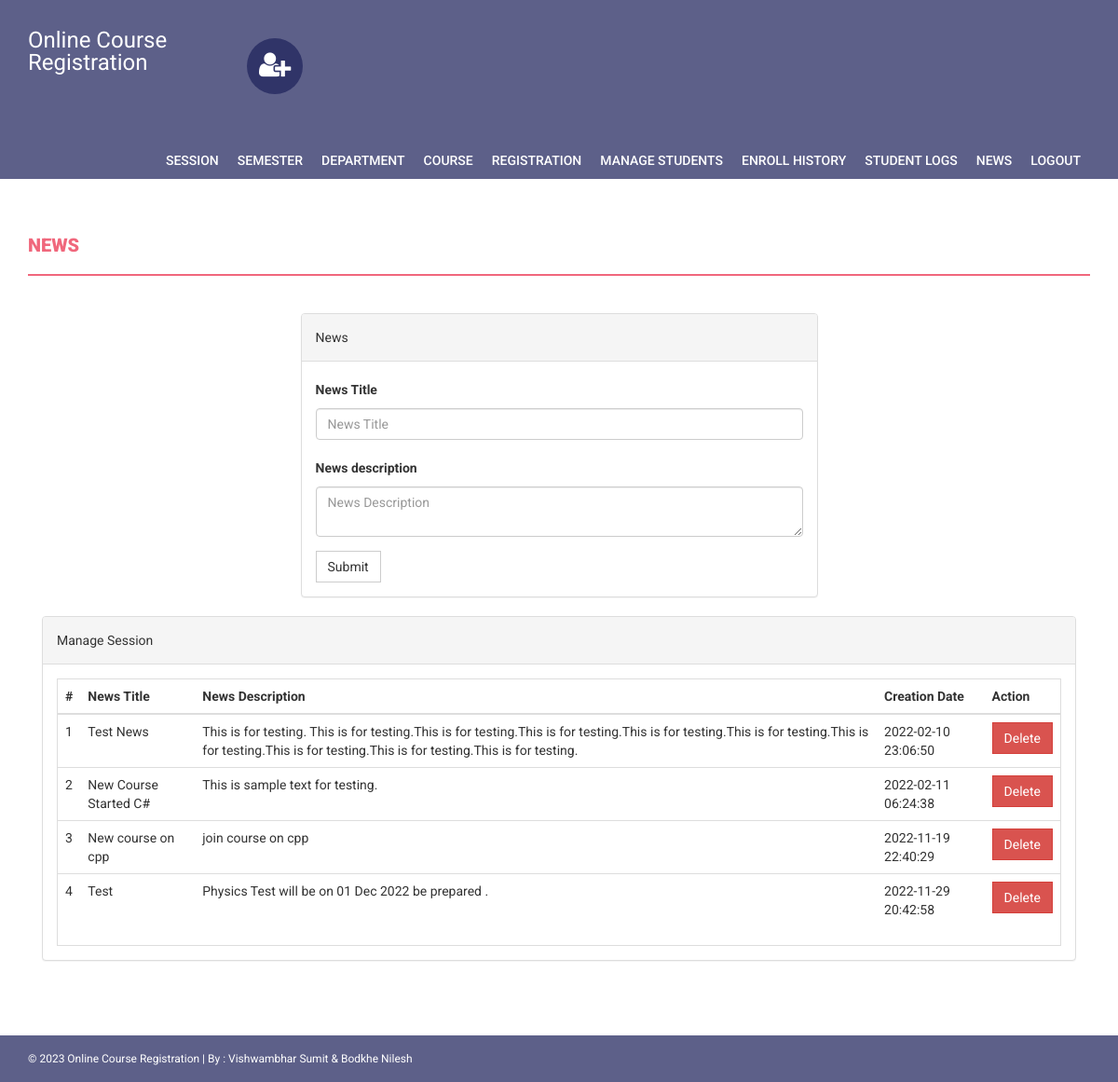
/onlinecourse/admin/news.php (signed in), run on the app's committed database.
### tables this page shows
CREATE TABLE IF NOT EXISTS `news` (
  `id` int(11) NOT NULL AUTO_INCREMENT,
  `newstitle` varchar(255) DEFAULT NULL,
  `newsDescription` mediumtext,
  `postingDate` timestamp NULL DEFAULT CURRENT_TIMESTAMP,
  PRIMARY KEY (`id`)
);

### onlinecourse/admin/news.php (the view, shortened to what this page needs)
<?php
if(strlen($_SESSION['alogin'])==0)
    {
header('location:index.php');
}else{
?>
<!DOCTYPE html>
<html xmlns="http://www.w3.org/1999/xhtml">
<head>
    <link href="../assets/css/bootstrap.css" rel="stylesheet" />
    <link href="../assets/css/font-awesome.css" rel="stylesheet" />
    <link href="../assets/css/style.css" rel="stylesheet" />
</head>
<body>
<?php include('includes/header.php');?>
<?php if($_SESSION['alogin']!="")
{
 include('includes/menubar.php');
}
 ?>
    <div class="content-wrapper">
        <div class="container">
              <div class="row">
                    <div class="col-md-12">
                        <h1 class="page-head-line">News  </h1>
                    </div>
                </div>
                <div class="row" >
                  <div class="col-md-3"></div>
                    <div class="col-md-6">
                        <div class="panel panel-default">
                        <div class="panel-heading">
                           News
                        </div>
                        <div class="panel-body">
                       <form name="dept" method="post">
   <div class="form-group">
    <label for="department">News Title </label>
    <input type="text" class="form-control" id="newstitle" name="newstitle" placeholder="News Title" required />
  </div>
     <div class="form-group">
    <label for="department">News description </label>
    <textarea class="form-control" id="description" name="description" placeholder="News Description" required></textarea>
  </div>
 <button type="submit" name="submit" class="btn btn-default">Submit</button>
</form>
                            </div>
                            </div>
                    </div>
                </div>
                <div class="col-md-12">
                    <div class="panel panel-default">
                        <div class="panel-heading">
                            Manage Session
                        </div>
                        <div class="panel-body">
                            <div class="table-responsive table-bordered">
                                <table class="table">
                                    <thead>
                                        <tr>
                                            <th>#</th>
                                            <th>News Title</th>
                                            <th>News Description</th>
                                            <th>Creation Date</th>
                                            <th>Action</th>
                                        </tr>
                                    </thead>
                                    <tbody>
<?php
$sql=mysqli_query($con,"select * from news");
$cnt=1;
while($row=mysqli_fetch_array($sql))
{
?>
                                        <tr>
                                            <td><?php echo $cnt;?></td>
                                            <td><?php echo htmlentities($row['newstitle']);?></td>
                                            <td><?php echo htmlentities($row['newsDescription']);?></td>
                                            <td><?php echo htmlentities($row['postingDate']);?></td>
                                            <td>
  <a href="news.php?id=<?php echo $row['id']?>&del=delete" onClick="return confirm('Are you sure you want to delete?')">
                                            <button class="btn btn-danger">Delete</button>
</a>
                                            </td>
                                        </tr>
<?php
$cnt++;
} ?>
                                    </tbody>
                                </table>
                            </div>
                        </div>
                    </div>
                </div>
            </div>
        </div>
  <?php include('../includes/footer.php');?>
</body>
</html>
<?php } ?>

### onlinecourse/assets/css/style.css (style rules this page uses)
body { font-family: 'Roboto', sans-serif; line-height: 30px; }
.content-wrapper { margin-top: 40px; min-height: 600px; padding-bottom: 60px; }
.page-head-line { font-weight: 900; padding-bottom: 20px; border-bottom: 2px solid #F0677C; text-transform: uppercase; color: #F0677C; font-size: 20px; margin-bottom: 40px; }
.btn { border-radius: 0px; -webkit-border-radius: 0px; -moz-border-radius: 0px; }

### data on the page
news: newstitle "Test News", newsDescription "This is for testing. This is for testing.This is for testing.This is for testing.This is for testing.This is for testing.This is for testing.This is for testing.This is for testing.This is for testing.", postingDate "2022-02-10 23:06:50"
news: newstitle "New Course Started C#", newsDescription "This is sample text for testing.", postingDate "2022-02-11 06:24:38"
news: newstitle "New course on cpp", newsDescription "join course on cpp", postingDate "2022-11-19 22:40:29"
news: newstitle "Test", newsDescription "Physics Test will be on 01 Dec 2022 be prepared .", postingDate "2022-11-29 20:42:58"
